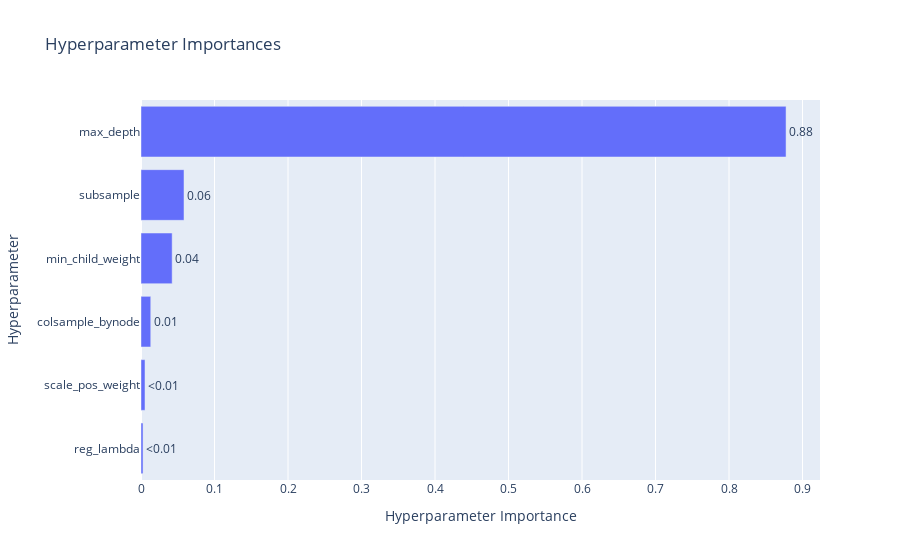

Write notebook code for a chart like this one.
### Code cell
optuna.visualization.plot_param_importances(study)

### Figure 1 — Plotly figure (JSON) as saved in the notebook; plotly's stock layout.template omitted (floating-point values rounded to 4 significant figures)
{"data": [{"cliponaxis": false, "hovertemplate": ["reg_lambda (FloatDistribution): 0.0027720672790998778<extra></extra>", "scale_pos_weight (FloatDistribution): 0.005446184214014444<extra></extra>", "colsample_bynode (FloatDistribution): 0.013273711231728075<extra></extra>", "min_child_weight (IntDistribution): 0.04239024805346753<extra></extra>", "subsample (FloatDistribution): 0.05851267919003462<extra></extra>", "max_depth (IntDistribution): 0.8776051100316554<extra></extra>"], "name": "Objective Value", "orientation": "h", "text": ["<0.01", "<0.01", "0.01", "0.04", "0.06", "0.88"], "textposition": "outside", "type": "bar", "x": [0.002772, 0.005446, 0.01327, 0.04239, 0.05851, 0.8776], "y": ["reg_lambda", "scale_pos_weight", "colsample_bynode", "min_child_weight", "subsample", "max_depth"]}], "layout": {"title": {"text": "Hyperparameter Importances"}, "xaxis": {"title": {"text": "Hyperparameter Importance"}}, "yaxis": {"title": {"text": "Hyperparameter"}}}}
